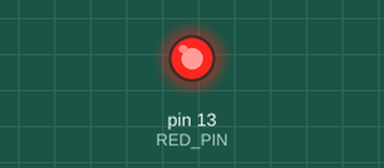
Bench run of a sketch on a simulated Arduino Uno, built with avr-gcc and run on an emulated ATmega328P. Shown: output pins drawn as LEDs (lit = HIGH). At 8.4 s the program stops and its outputs stay as they are.

Above: at 1.3 s.
At 8.3 s:
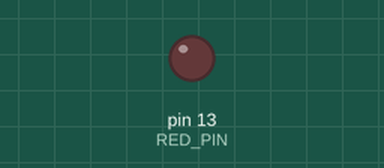
Timing chart, 0 to 9.8 s (numbered marks = the images above):
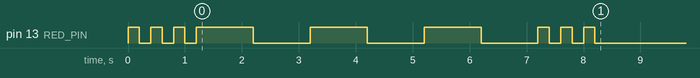

Measured:
- by itself, pin 13 (RED_PIN): LOW → HIGH at 0.00 s, → LOW 0.20 s later, → HIGH 0.20 s later, → LOW 0.20 s later, … (18 changes in this stretch)

The sketch:

Lesson_4_-_Understanding_Arduino_Variables.ino
```cpp
//https://www.youtube.com/watch?v=nPOKOi1jIK0&list=PLGs0VKk2DiYw-L-RibttcvK-WBZm8WLEP&index=4
//Paul said to write a code that could display an SOS morse code call
//Giving RED_PIN an interger value of 13
//Giving SHORT an interger value of 200
//Giving LONG an interger value of 1000
int RED_PIN = 13;
int SHORT = 200;
int LONG = 1000;

//Making Red LED turn on
void setup() {
  pinMode(RED_PIN, OUTPUT);
}

//Providing loop specifications for the arduino to run
void loop() {
  red();
  exit(0);
}

//Red loop for SOS morse code
void red() {
  digitalWrite(RED_PIN, HIGH);
  delay(SHORT);
  digitalWrite(RED_PIN, LOW);
  delay(SHORT);
  digitalWrite(RED_PIN, HIGH);
  delay(SHORT);
  digitalWrite(RED_PIN, LOW);
  delay(SHORT);
  digitalWrite(RED_PIN, HIGH);
  delay(SHORT);
  digitalWrite(RED_PIN, LOW);
  delay(SHORT);
  digitalWrite(RED_PIN, HIGH);
  delay(LONG);
  digitalWrite(RED_PIN, LOW);
  delay(LONG);
  digitalWrite(RED_PIN, HIGH);
  delay(LONG);
  digitalWrite(RED_PIN, LOW);
  delay(LONG);
  digitalWrite(RED_PIN, HIGH);
  delay(LONG);
  digitalWrite(RED_PIN, LOW);
  delay(LONG);
  digitalWrite(RED_PIN, HIGH);
  delay(SHORT);
  digitalWrite(RED_PIN, LOW);
  delay(SHORT);
  digitalWrite(RED_PIN, HIGH);
  delay(SHORT);
  digitalWrite(RED_PIN, LOW);
  delay(SHORT);
  digitalWrite(RED_PIN, HIGH);
  delay(SHORT);
  digitalWrite(RED_PIN, LOW);
  delay(SHORT);
}
```
